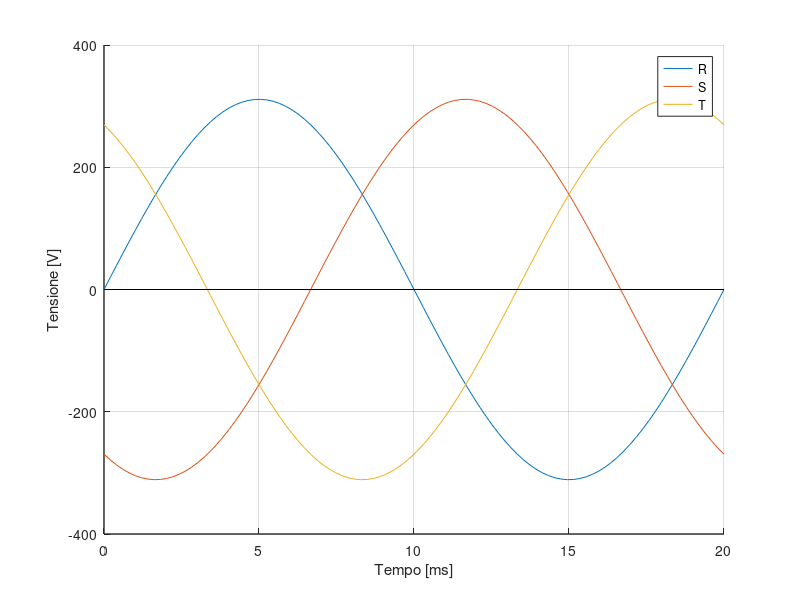

Here is the MATLAB script that generated this plot: (Note: this script raises an error after producing the figure.)
%%Programma utile al plot di una terna sinusoidale di tensioni
%
clear; close all; clc; %precaricamento programma
%PARAMETRI RETE
periodi = 1; %Definisci il numero di periodi da rappresentare
f = 50;  %Frequenza di rete
Vrms = 220; %Valore efficace tensione stellata

%PARAMETRI TRASFORMATORE
V1n = 400; %Tensioni nominali primario e secondario
V2n = 42;
N = V2n/V1n; %Rapporto di trasformazione definito al contrario per comodità

%PARAMETRI PLOT
plot_width = 2;
size = 100;

%CALCOLO
t = linspace(0,periodi/f,size);
omega = 2*pi*f;
Vp = sqrt(2)*Vrms;
V1 = Vp*sin(omega*t);
V2 = Vp*sin(omega*t-2*pi/3);
V3 = Vp*sin(omega*t-4*pi/3);
figure();
hold on; grid on;
set(gca,'LineWidth',plot_width-1);
x = t*1000; %Ai fini della rappresentazione dei tempi
q = plot(x,V1,x,V2,x,V3);
plot([0 x(end)],[0 0],'Color','k');
legend('R','S','T');
ylabel('Tensione [V]');
xlabel('Tempo [ms]');

for n = 1:3
q(n).LineWidth = plot_width;
end
%xlim([0 x(end)]);
%% Part 2
%close all;
figure(2); %Plot concatenate raddrizzate in uscita dal trasformatore
hold on; grid on;
set(gca,'LineWidth',plot_width-1);
V12 = N*(V1-V2);
V13 = N*(V1-V3);
V23 = N*(V2-V3);

V21 = N*(V2-V1);
V31 = N*(V3-V1);
V32 = N*(V3-V2);
%x = x*omega/1000/pi;

p = plot(x,V12,x,V13,x,V23,x,V21,x,V31,x,V32);
%ylim([49 57]);
ylabel('Tensione [V]');
xlabel('Tempo [ms]');
plot([0 x(end)],[0 0],'Color','k');
legend('V_{12}','V_{13}','V_{23}','V_{21}','V_{31}','V_{32}');

%Costrutto per modificare lo spessore delle linee
for n = 1:6
p(n).LineWidth = plot_width;
end

%% plot coppolette

 alpha = 0; %angolo in gradi
 alpha = alpha*pi/180; %passo in radianti
 T = 1/f*1000;

xx = zeros(7,size);
 a = alpha*T/2/pi;
for k=1:7
    if k == 1
       xx(k,:) = linspace(0+a,T/12+a,size);    
    elseif k == 7
       xx(k,:) = linspace(11/12*T+a,T+a,size);
    else
        xx(k,:) = linspace(xx(k-1,end),xx(k-1,end)+T/6+a,size);
    end
end
%vabbè faccio prima a ridefinire tutto :)

figure(); hold on; grid on;
xlim([0 20]);
yy = zeros(7,size);
for k=1:7
    if k ==1
        yy(k,:) = N*sqrt(3)*Vp*cos(omega*xx(k,:)/1000);
        plot(xx(k,:),yy(k,:));
    else
        yy(k,:) = N*sqrt(3)*Vp*sin(omega*xx(2,:)/1000);
        plot(xx(k,:),1);
    end
end


% for k=1:7
%    plot (xx(k),Vp*sqrt(3)*cos(xx(k)));
% end
